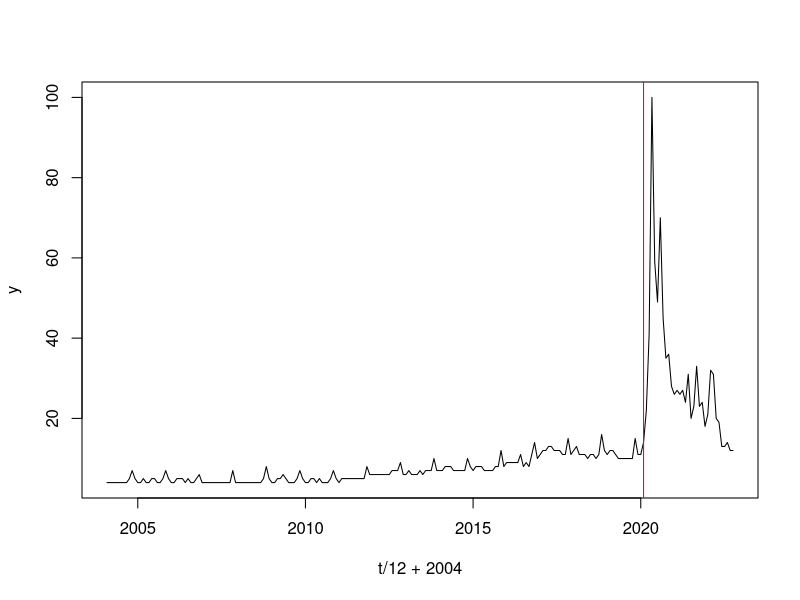
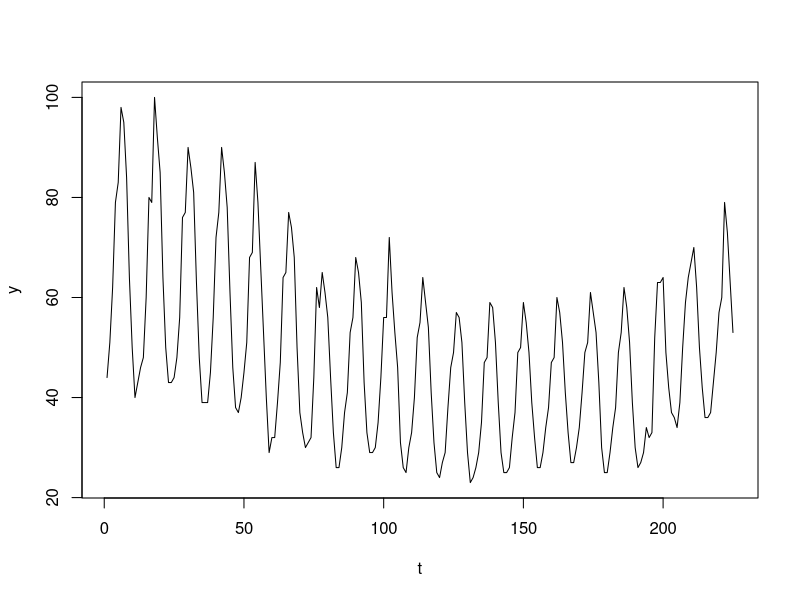
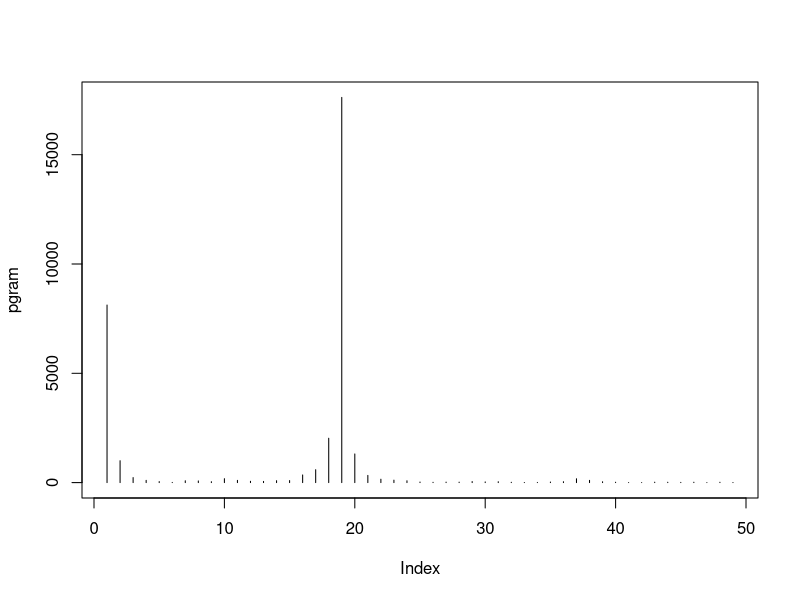
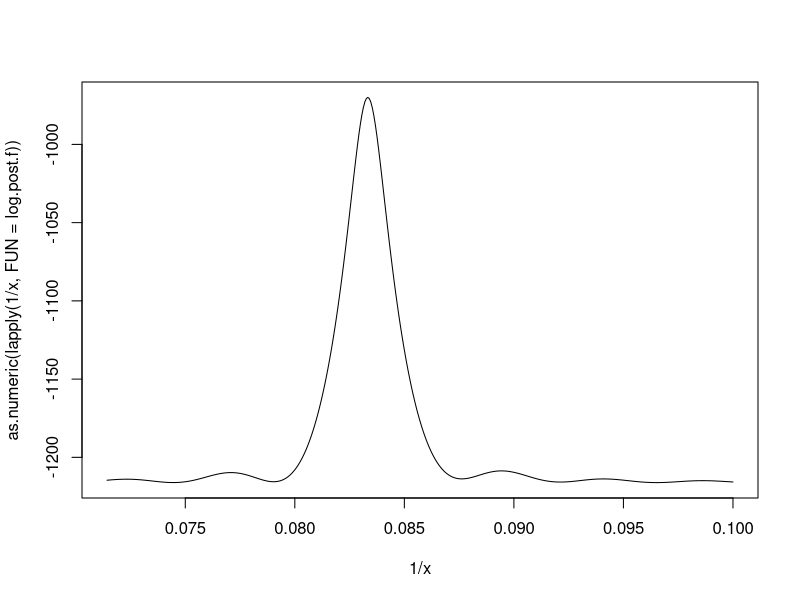
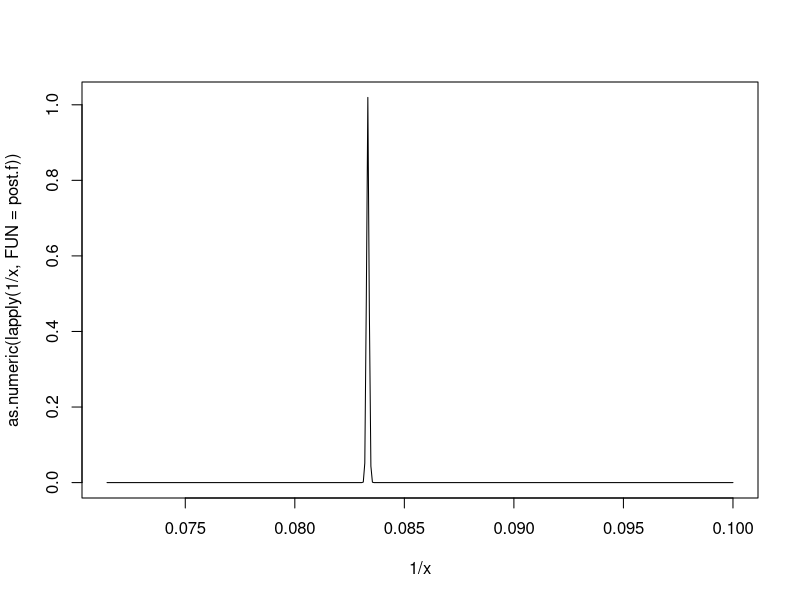
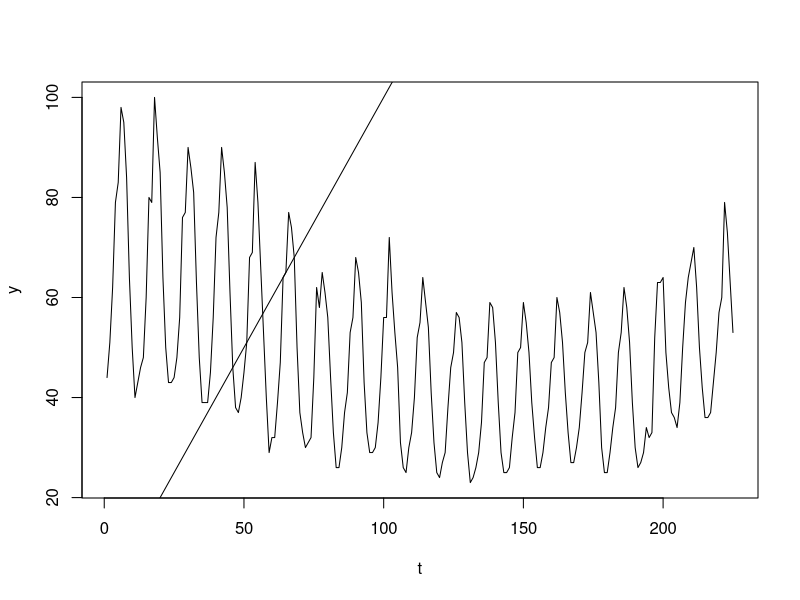
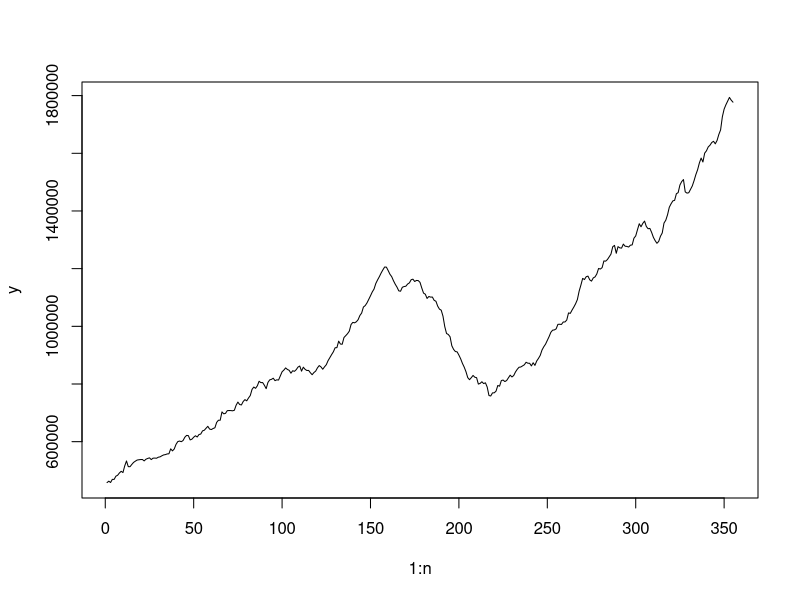
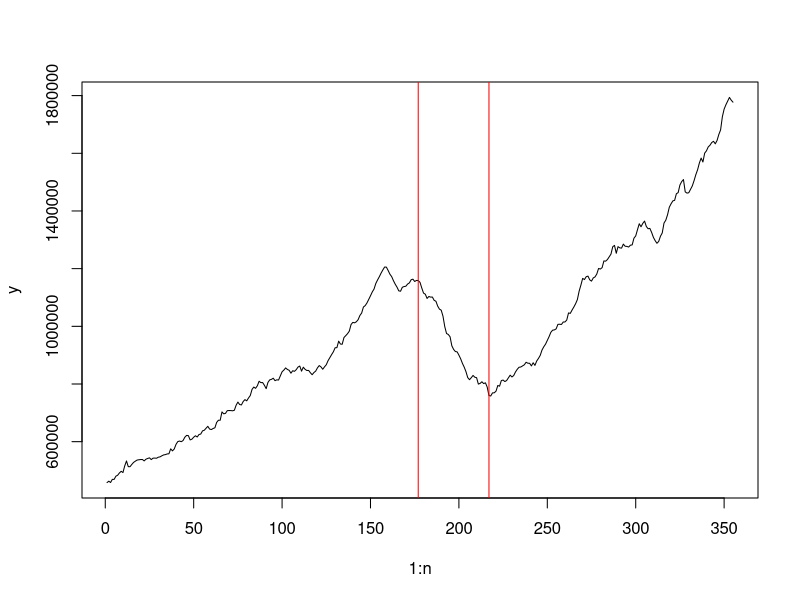

Source code (R) for these figures, in order: (Note: this script raises an error after producing the figures.)
## ---- chunk 1
knitr::opts_chunk$set(echo = TRUE)
## ---- chunk 2
set.seed(111)
## ---- chunk 3
mask <- read.csv('mask.csv', skip=1, header=T)
head(mask)
## ---- chunk 4
n <- nrow(mask) # time series length, 225
t <- 1:n
y <- mask[,2] # values of the time series
## ---- chunk 5
log.post.c <- function(c) {
  X = matrix(1, nrow = n, ncol = 2)
  X[,2] = (t > c)
  #bhat = solve(t(X) %*% X) %*% t(X) %*% y
  mod = lm(y ~ 1 + X[,2])
  # log of posterior pdf of c
  log.post = (ncol(X) - n)/2*log(sum(mod$residuals^2)) - 0.5*log(det(t(X) %*% X))
  log.post
}  
## ---- chunk 6
c.vals <- c(3:(n-3))
log.values <- as.numeric(lapply(c.vals, FUN=log.post.c))
log.values <- log.values - max(log.values)
values <- exp(log.values)
## ---- chunk 7
ind.max = which.max(log.values)
c.est <- c.vals[ind.max]
print(c.est)
## ---- chunk 8
plot(t/12 + 2004, y, type='l')
abline(v=c.est/12 + 2004, col='red')
## ---- chunk 9
total = sum(values)
d = 1
conf.total = values[c.est]
while(conf.total <= .95 * total) {
  conf.total <- conf.total + values[c.est-d] + values[c.est+d]
  d <- d + 1
}
c(c.est-d, c.est+d)
## ---- chunk 10
post.pmf = values / sum(values)
#plot(c.vals, post.pmf, type='l')
## ---- chunk 11
library(mvtnorm)
N = 2000 #number of posterior samples
post.samples = matrix(-1, N, 3)
post.samples[,1] = sample(c.vals, N, replace = T, prob = post.pmf) # iid samples of posterior c
for(i in 1:N)
{
    cp = post.samples[i,1] # changepoint
    
    # below, we sample one mu_0 and one mu_1 from the appropriate t distribution.
    # mu_samples is c(mu_0, mu_1)
    X = matrix(1, nrow = n, ncol = 2)
    X[,2] = (t > cp)
    lin.model = lm(y ~ 1 + X[,2])
    bhat = lin.model$coefficients
    sighat = sqrt((sum((lin.model$residuals)^2))/(n-2)) #this is also denoted by the Residual Standard Error
    Sigma.mat = (sighat^2)*solve(t(X) %*% X)
    chiran = (rchisq(1, df = n-2))
    mu.samples = bhat + (rmvnorm(1, sigma = Sigma.mat))/(sqrt(chiran/(n-2)))
    mu.samples[2] = mu.samples[1] + mu.samples[2]
    
    post.samples[i,2:3] = mu.samples
}
## ---- chunk 12
summary(post.samples[, 2])
summary(post.samples[, 3])
var(post.samples[, 2])
## ---- chunk 13
1/sqrt(.288*.05*225) # for chebyshev inequality CI
## ---- chunk 14
quantile(post.samples[, 2], c(.025, .975))
## ---- chunk 15
golf <- read.csv('golf.csv', skip=1, header=T)
head(golf)
y = golf[,2]
n = length(y)
t = 1:n
## ---- chunk 16
plot(t, y, type='l')

n_half = as.integer(n/2)
pgram = abs(fft(y)[2:50])^2 / n # peaks at 19
plot(pgram, type='h')
225/19 # roughly 12. As expected, we have yearly trend
## ---- chunk 17
log.post.f = function(f) {
  X = matrix(1, nrow=n, ncol=5)
  X[,2] = t
  X[,3] = t^2
  X[,4] = cos(2*pi*f*t)
  X[,5] = sin(2*pi*f*t)
  
  lin.mod = lm(y ~ 1 + X[,2] + X[,3] + X[,4] + X[,5])
  
  -log(det(t(X) %*% X))/2 - log(sum((lin.mod$residuals)^2))*(n-5)/2
}
## ---- chunk 18
x = seq(10, 14, by=.01)
plot(1/x, as.numeric(lapply(1/x, FUN=log.post.f)), type='l')
## ---- chunk 19
opt = optimize(log.post.f, interval=c(.080, .085), maximum = T)
f.hat = opt$maximum
log.post.f.max = opt$objective
post.f = function(f) {
  exp(log.post.f(f) - log.post.f.max)
}
## ---- chunk 20
1/f.hat # very close to 12
## ---- chunk 21
plot(1/x, as.numeric(lapply(1/x, FUN=post.f)), type='l')
## ---- chunk 22
post.f(1/12) # 1/12 is even better than f.hat, kind of weird
post.f(f.hat)
## ---- chunk 23
ci.prob = function(d) {
  
}
## ---- chunk 24
fitted.func = function(t) {
  
}

plot(t, y, type='l')
lines(t, )
## ---- chunk 25
df = read.csv('TTLCONS.csv')
y = df$TTLCONS
n = length(y)
## ---- chunk 26
plot(1:n, y, type='l')
## ---- chunk 27
#cps: change of slope points s_1, s_2.
logpost = function(cps) 
{
    cps = sort(cps)
    k = length(cps)
    X = matrix(1, nrow = n, ncol = (k+2))
    X[,2] = 1:n
    for(j in 1:k)
    {
        X[,(j+2)] = pmax(c(1:n) - cps[j], 0)
    }
    mod = lm(y ~ -1 + X) # -1 is needed because the default provides an intercept term, but
    # X already contains the intercept term
    log.value = ((ncol(X) - n)/2)*(log(sum(mod$residuals^2))) - (0.5*(log(det(t(X) %*% X))))
    return(log.value)
}
## ---- chunk 28
logpost.matrix = matrix(0, nrow=n-3, ncol=n-3) # saves logpost(c(s1, s2)) so that we don't need
# to compute again

logpost.max = logpost(c(3,4))
s.hat = c(0, 0) # MAP estimator for s
# the nested for loops take 20 seconds
for (s1 in 3:(n-3)) {
  if (s1+1 > n-3) {
    # then no need to go to the second for loop
    # need this if statement, or (s1+1):(n-3) will cause bug when s1+1 > n-3
    break
  }
  for (s2 in (s1+1):(n-3)) {
    m = logpost(c(s1, s2))
    logpost.matrix[s1, s2] = m
    if (m > logpost.max) {
      logpost.max = m
      s.hat[1] = s1
      s.hat[2] = s2
    }
  }
}
## ---- chunk 29
s.hat
## ---- chunk 30
post.s = matrix(0, nrow=n-3, ncol=n-3)
for (s1 in 3:(n-3)) {
  if (s1+1 > n-3) {
    # then no need to go to the second for loop
    # need this if statement, or (s1+1):(n-3) will cause bug when s1+1 > n-3
    break
  }
  for (s2 in (s1+1):(n-3)) {
    post.s[s1, s2] = exp(logpost.matrix[s1, s2] - logpost.max)
  }
}
# normalize
post.s = post.s / sum(post.s)
## ---- chunk 31
post.s1 = apply(post.s, MARGIN=1, sum)
post.s2 = apply(post.s, MARGIN=2, sum)
# normalize
post.s1 = post.s1 / sum(post.s1)
post.s2 = post.s2 / sum(post.s2)
## ---- chunk 32
d = 1
conf.total = post.s1[s.hat[1]]
while(conf.total <= .95) {
  conf.total <- conf.total + post.s1[s.hat[1]-d] + post.s1[s.hat[1]+d]
  d <- d + 1
}
c(s.hat[1]-d, s.hat[1]+d)
## ---- chunk 33
d = 1
conf.total = post.s2[s.hat[2]]
while(conf.total <= .95) {
  conf.total <- conf.total + post.s2[s.hat[2]-d] + post.s2[s.hat[2]+d]
  d <- d + 1
}
c(s.hat[2]-d, s.hat[2]+d)
## ---- chunk 34
plot(1:n, y, type='l')
abline(v=s.hat[1], col='red')
abline(v=s.hat[2], col='red')
## ---- chunk 35
#Posterior samples for all the parameters:
N = 2000 #number of posterior samples
post.samples = matrix(-1, N, 5)
post.samples[,1] = sample(csp.vals, N, replace = T, prob = expos)
for(i in 1:N)
{
    cps = post.samples[i,1]
    k = length(cps)
    X = matrix(1, nrow = n, ncol = (k+2))
    X[,2] = tme
    for(j in 1:k)
    {
        X[,(j+2)] = pmax(tme - cps[j], 0)
    }
    lin.model = lm(yy ~ -1 + X)
    bhat = lin.model$coefficients
    sighat = sqrt((sum((lin.model$residuals)^2))/(n-3)) #this is also denoted by the Residual Standard Error
    Sigma.mat = (sighat^2)*solve(t(X) %*% X)
    chiran = (rchisq(1, df = n-3))
    beta.samples = bhat + (rmvnorm(1, sigma = Sigma.mat))/(sqrt(chiran/(n-3)))
    sig.sample = sqrt((sum((lin.model$residuals)^2))/chiran)
    post.samples[i,c(2, 3, 4)] = beta.samples
    post.samples[i, 5] = sig.sample
}
summary(post.samples[,5]) #true sigma is 10
## ---- chunk 36
N = 2000 #number of posterior samples
# in post.samples, column 1, 2 is for samples from the distribution (s_1, s_2) | y
# column 3, 4, 5, 6 is for samples from (beta_0, ..., beta_3) | s_1, s_2, y
# equivalently, column 1 is for samples from s_1 | y
# and column 2 is for samples from s_2 | s_1, y
post.samples = matrix(-1, nrow=N, ncol=6)
post.samples[,1] = sample(3:(n-3), N, replace = T, prob = post.s1[3:(n-3)])

# s2.cond(s1) returns one sample from s_2 | s_1, y
s2.cond = function(s1) {
  s2.range = (s1+1):(n-3)
  cond.prob = post.s[s1, s2.range] / post.s1[s1] # conditional probability distribution represented by vector
  sample(s2.range, size=1, prob=cond.prob)
}
post.samples[,2] = sapply(post.samples[,1], FUN=s2.cond)

# column 3, 4, 5, 6 is for samples from (beta_0, ..., beta_3) | s_1, s_2, y, which is multivariate t
for(i in 1:N)
{
    p = 4
    
    s1 = post.samples[i,1]
    s2 = post.samples[i,2]
    X = matrix(1, nrow = n, ncol = p)
    X[,2] = 1:n
    X[,3] = pmax(c(1:n) - s1, 0)
    X[,4] = pmax(c(1:n) - s2, 0)
    lin.model = lm(y ~ -1 + X)
    bhat = lin.model$coefficients
    sighat = sqrt((sum((lin.model$residuals)^2))/(n-p))
    Sigma.mat = (sighat^2)*solve(t(X) %*% X)
    chiran = rchisq(1, df = n-p)
    beta.samples = bhat + (rmvnorm(1, sigma = Sigma.mat))/(sqrt(chiran/(n-p)))
    post.samples[i, 3:6] = beta.samples
}

## ---- chunk 37
# get beta hat
X = matrix(1, nrow = n, ncol = p)
X[,2] = 1:n
X[,3] = pmax(c(1:n) - s.hat[1], 0)
X[,4] = pmax(c(1:n) - s.hat[2], 0)
lin.model = lm(y ~ -1 + X)
best.bhat = lin.model$coefficients
best.bhat
## ---- chunk 38
plot(1:n, y, type='l')
lines(lin.model$fitted.values, col='red')
